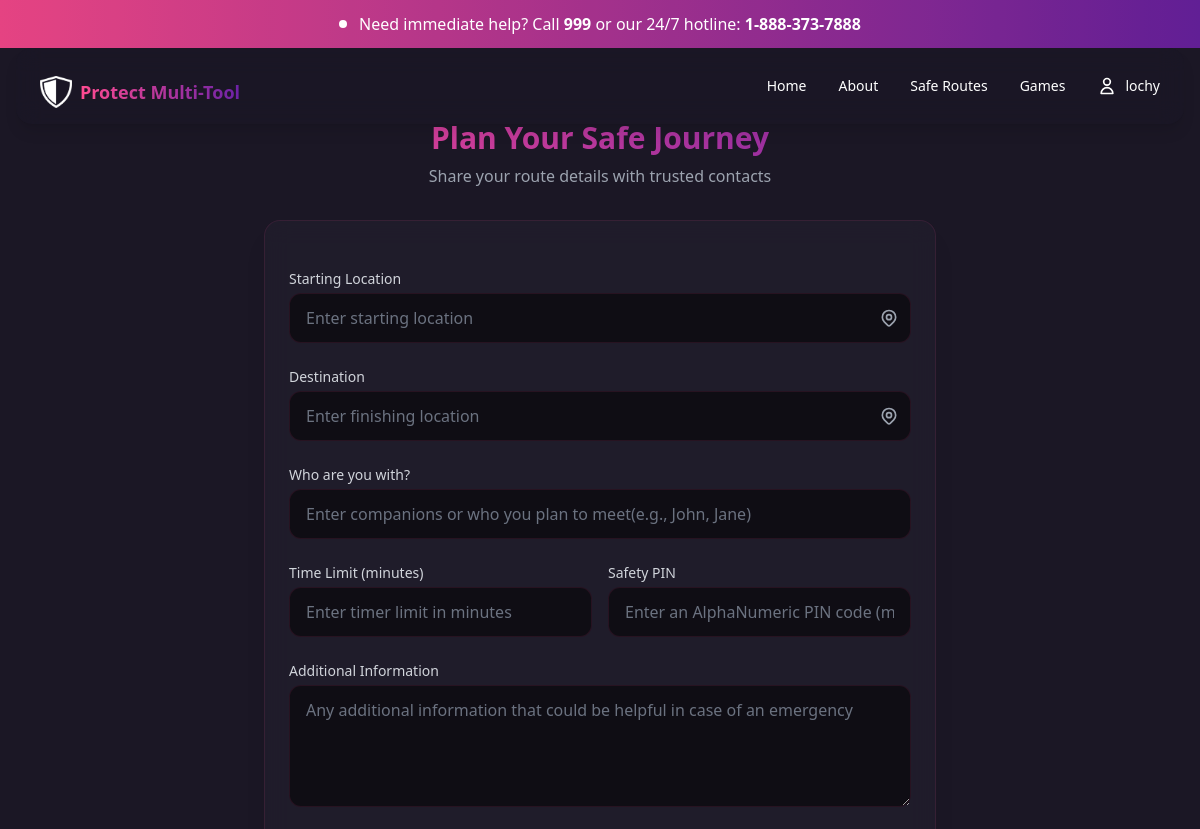
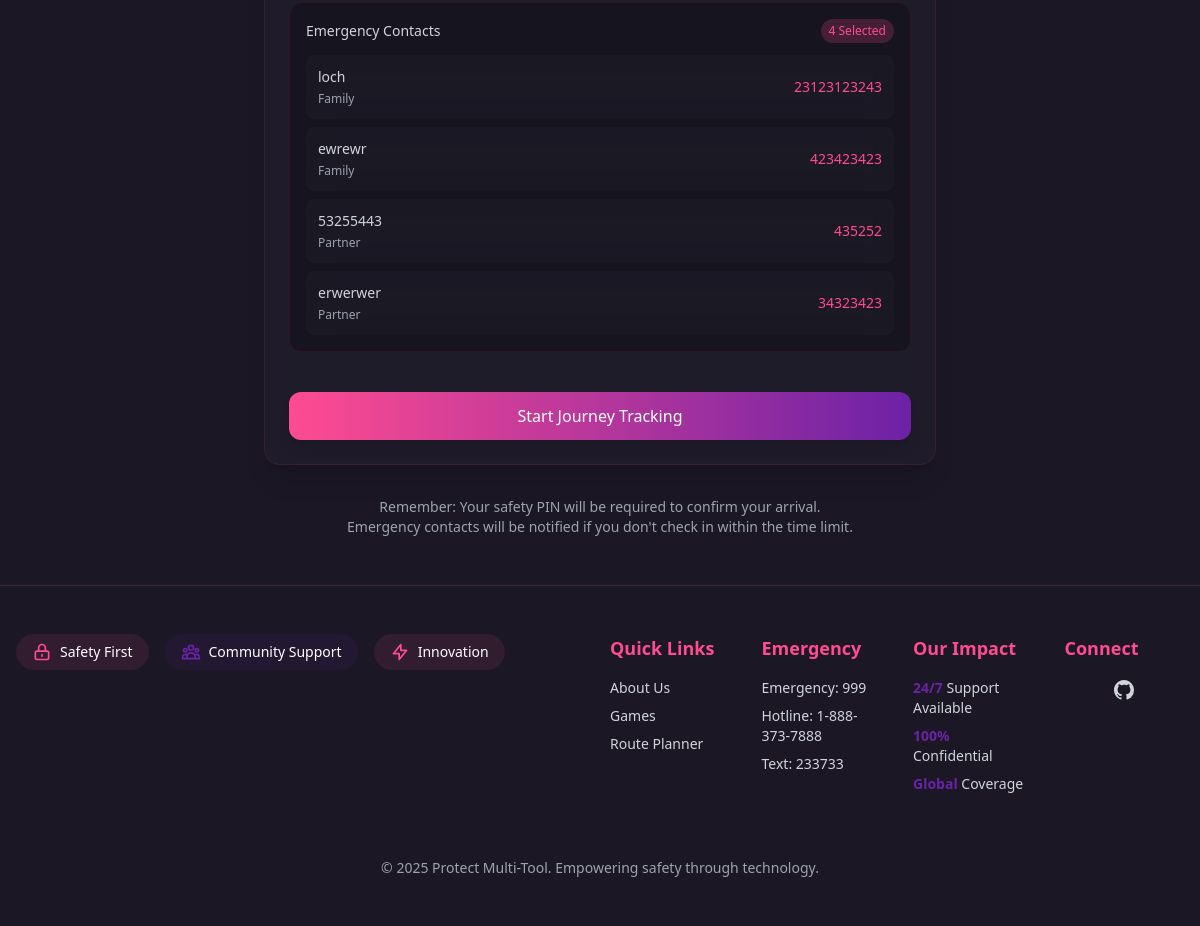
The app's page /routes/planner/ (signed in) with its own data (2 pictures, top to bottom).
### account_home/models.py (models this page shows, shortened)
class EmergencyContact(models.Model):
    user = models.ForeignKey(User, on_delete=models.CASCADE, related_name='emergency_contacts')
    name = models.CharField(max_length=100)
    phone = models.CharField(max_length=15)
    relationship = models.CharField(max_length=50)

### route_planner/views.py (the view)
# urls.py: path('', views.home, name='home'),  # This will redirect to your main route planner page,
@login_required
def planner(request):
    print(f"Current user: {request.user.username}")
    contacts = EmergencyContact.objects.filter(user=request.user)
    emergency_contacts_check = contacts
    print(f"Number of contacts found: {contacts.count()}")
    for contact in contacts:
        print(f"Found contact: {contact.name}, {contact.phone}")
    if request.method == 'POST':
        form = PlannedRouteForm(request.POST)
        if form.is_valid():
            planned_route = form.save(commit=False)
            planned_route.user = request.user
            planned_route.save()
            return redirect('route_planner:timer', id=planned_route.id)
    else:
        form = PlannedRouteForm()
    context = {
        'form': form,
        'contacts' : contacts,
        'emergency_contacts_check': emergency_contacts_check
    }
    print(f"Context contacts count: {contacts.count()}")
    return render(request, 'route_planner/planner.html', context)

### route_planner/templates/route_planner/planner.html (shortened to what this page needs)
{% extends 'base.html' %}
{% block content %}
<div class="text-center mb-8">
    <h1 class="text-3xl font-bold bg-gradient-to-r from-accent to-secondary bg-clip-text text-transparent mb-2">
    </h1>
    <p class="text-gray-400">Share your route details with trusted contacts</p>
</div>
{% if emergency_contacts_check %}
<div class="max-w-2xl mx-auto">
    <div class="backdrop-blur-md bg-neutral-light/30 rounded-2xl p-6 shadow-xl border border-accent/10">
        <form method="post" class="space-y-6">
            <div>
                <label class="block text-sm font-medium text-gray-300 mb-1">
                    Starting Location
                </label>
                <div class="relative">
                    {{ form.starting_location }}
                    <div class="absolute inset-y-0 right-0 flex items-center pr-3">
                    </div>
                </div>
            </div>
            <div>
                <label class="block text-sm font-medium text-gray-300 mb-1">
                    Destination
                </label>
                <div class="relative">
                    {{ form.finishing_location }}
                    <div class="absolute inset-y-0 right-0 flex items-center pr-3">
                    </div>
                </div>
            </div>
            <div>
                <label class="block text-sm font-medium text-gray-300 mb-1">
                    Who are you with?
                </label>
                {{ form.with_who }}
            </div>
            <div class="grid grid-cols-1 md:grid-cols-2 gap-4">
                <div>
                    <label class="block text-sm font-medium text-gray-300 mb-1">
                        Time Limit (minutes)
                    </label>
                    {{ form.time_limit }}
                </div>
                <div>
                    <label class="block text-sm font-medium text-gray-300 mb-1">
                        Safety PIN
                    </label>
                    {{ form.pin_code }}
                </div>
            </div>
            <div>
                <label class="block text-sm font-medium text-gray-300 mb-1">
                    Additional Information
                </label>
                {{ form.additional_info }}
            </div>
            {% if contacts.exists %}
            <div class="bg-neutral-dark/50 rounded-xl p-4 border border-accent/10">
                <div class="flex items-center justify-between mb-3">
                    <h3 class="text-sm font-medium text-gray-300">Emergency Contacts</h3>
                    <span class="px-2 py-1 text-xs rounded-full bg-accent/20 text-accent">
                        {{ contacts.count }} Selected
                    </span>
                </div>
                <div class="space-y-2">
                    {% for contact in contacts %}
                    <div
                        class="flex items-center justify-between text-sm backdrop-blur-md bg-neutral-light/30 rounded-lg p-3">
                        <div class="space-y-1">
                            <span class="text-gray-300">{{ contact.name }}</span>
                            <p class="text-xs text-gray-400">{{ contact.relationship }}</p>
                        </div>
                        <span class="text-accent">{{ contact.phone }}</span>
                    </div>
                    {% endfor %}
                </div>
            </div>
            {% endif %}
            <div class="pt-4">
                <button type="submit"
                    class="w-full px-6 py-3 rounded-xl bg-gradient-to-r from-accent to-secondary hover:from-accent-light hover:to-secondary-light text-white font-medium shadow-lg transform transition-all hover:scale-105">
                    Start Journey Tracking
                </button>
            </div>
        </form>
    </div>
    {% else %}
    <a href="{% url 'account_home:add_emergency_contact' %}"
        class="mt-10 w-full px-4 py-10 font-medium bg-amber-500 text-2xl text-white rounded-xl hover:bg-opacity-80 transition-all transform hover:scale-105 shadow-lg text-center block">
        Please add emergency contacts to use this feature
    </a>
    {% endif %}
    <div class="mt-8 text-center">
        <p class="text-sm text-gray-400">
            Remember: Your safety PIN will be required to confirm your arrival.
            <br>
            Emergency contacts will be notified if you don't check in within the time limit.
        </p>
    </div>
</div>
{% endblock %}

### templates/base.html (shortened to what this page needs)
{% load static %}
<!DOCTYPE html>
<html lang="en">
<head>
    <script src="https://cdn.tailwindcss.com"></script>
</head>
<body class="min-h-screen flex flex-col bg-neutral text-white">
    <div class="fixed top-0 left-0 w-full bg-gradient-to-r from-accent to-secondary text-white z-50">
        <div class="absolute top-0 left-0 w-full h-full bg-black/10"></div>
        <div class="max-w-7xl mx-auto px-4 py-3 relative">
            <div class="flex items-center justify-center space-x-3">
                <span class="animate-pulse h-2 w-2 bg-white rounded-full"></span>
                <p class="text-sm md:text-base text font-medium">
                    Need immediate help? Call <span class="font-bold">999</span> or our 24/7 hotline: <span class="font-bold">1-888-373-7888</span>
                </p>
            </div>
        </div>
    </div>
    <nav class="fixed w-full z-40 top-9 h-16">
        <div class="mx-auto px-4 py-3">
            <div class="backdrop-blur-md bg-neutral/70 rounded-2xl shadow-lg px-6 py-4">
                <div class="flex justify-between items-center">
                    <div class="pt-3 flex items-center space-x-4">
                        <a href="{% url 'home_page:home' %}" class="flex items-center space-x-2">
                            <img src="{% static 'home_page/logo.png' %}" alt="Logo" class="h-8 w-8">
                            <span class="text-2xl md:text-lg sm:text-md font-bold bg-gradient-to-r from-accent to-secondary bg-clip-text text-transparent">
                            </span>
                        </a>
                    </div>
                    <div class="hidden md:flex items-center space-x-8">
                        {% block navigation %}
                        <a href="{% url 'home_page:home' %}" class="text-sm font-medium hover:text-accent transition-colors">Home</a>
                        <a href="{% url 'home_page:about' %}" class="text-sm font-medium hover:text-accent transition-colors">About</a>
                        {% endblock %}
                        {% if user.is_authenticated %}
                        <a href="{% url 'route_planner:planner' %}" class="text-sm font-medium hover:text-accent transition-colors">Safe Routes
                        </a>
                        <a href="{% url 'game:home' %}" class="text-sm font-medium hover:text-accent transition-colors flex items-center">
                            <span>Games</span>
                        </a>
                        <div x-data="{ open: false }" class="relative">
                            <button @click="open = !open" class="flex items-center space-x-2 text-sm font-medium hover:text-accent transition-colors">
                                <svg class="w-5 h-5" fill="none" stroke="currentColor" viewBox="0 0 24 24">
                                    <path stroke-linecap="round" stroke-linejoin="round" stroke-width="2" d="M16 7a4 4 0 11-8 0 4 4 0 018 0zM12 14a7 7 0 00-7 7h14a7 7 0 00-7-7z"/>
                                </svg>
                                <span>{{ user.profile.first_name|default:user.username }}</span>
                            </button>
                        </div>
                        {% endif %}
                    </div>
                </div>
                </div>
            </div>
    </nav>
    <main class="flex-grow container mx-auto px-4 pt-20 mt-10 pb-12">
        {% block content %}{% endblock %}
    </main>
    <footer class="bg-neutral border-t border-accent/20">
        <div class="max-w-7xl mx-auto px-4 py-12">
            <div class="flex flex-col gap-5 lg:flex-row">
                <div class="mb-10 flex flex-col items-center lg:items-start lg:w-1/2">
                    <div class="flex flex-wrap gap-4">
                        <div class="flex items-center space-x-2 bg-accent/10 rounded-full px-4 py-2">
                            <svg class="w-5 h-5 text-accent" fill="none" stroke="currentColor" viewBox="0 0 24 24">
                                <path stroke-linecap="round" stroke-linejoin="round" stroke-width="2" d="M12 15v2m-6 4h12a2 2 0 002-2v-6a2 2 0 00-2-2H6a2 2 0 00-2 2v6a2 2 0 002 2zm10-10V7a4 4 0 00-8 0v4h8z"/>
                            </svg>
                            <span class="text-sm text-white">Safety First</span>
                        </div>
                        <div class="flex items-center space-x-2 bg-secondary/10 rounded-full px-4 py-2">
                            <span class="text-sm text-white">Community Support</span>
                        </div>
                        <div class="flex items-center space-x-2 bg-accent/10 rounded-full px-4 py-2">
                            <svg class="w-5 h-5 text-accent" fill="none" stroke="currentColor" viewBox="0 0 24 24">
                                <path stroke-linecap="round" stroke-linejoin="round" stroke-width="2" d="M13 10V3L4 14h7v7l9-11h-7z"/>
                            </svg>
                            <span class="text-sm text-white">Innovation</span>
                        </div>
                    </div>
                </div>
                <div class="flex flex-col items-center lg:items-start lg:w-1/2">
                    <div class="grid grid-cols-2 sm:grid-cols-4 lg:grid-cols-4 gap-8">
                        <div class="text-center lg:text-left">
                            <h3 class="text-lg font-bold text-accent mb-4">Quick Links</h3>
                            <ul class="space-y-2 text-sm text-gray-300">
                                <li><a href="{% url 'home_page:about' %}" class="hover:text-accent transition-colors">About Us</a></li>
                                <li><a href="{% url 'game:home' %}" class="hover:text-accent transition-colors">Games</a></li>
                                <li><a href="{% url 'route_planner:planner' %}" class="hover:text-accent transition-colors">Route Planner</a></li>
                            </ul>
                        </div>
                        <div class="text-center lg:text-left">
                            <h3 class="text-lg font-bold text-accent mb-4">Emergency</h3>
                            <ul class="space-y-2 text-sm text-gray-300">
                                <li>Emergency: 999</li>
                                <li>Hotline: {% if emergency_hotline %}{{ emergency_hotline }}{% else %}1-888-373-7888{% endif %}</li>
                                <li>Text: {% if emergency_text %}{{ emergency_text }}{% else %}233733{% endif %}</li>
                            </ul>
                        </div>
                        <div class="text-center lg:text-left">
                            <h3 class="text-lg font-bold text-accent mb-4">Our Impact</h3>
                            <ul class="space-y-2 text-sm">
                                <li class="text-gray-300">
                                    <span class="text-secondary font-bold">24/7</span> Support Available
                                </li>
                                <li class="text-gray-300">
                                    <span class="text-secondary font-bold">100%</span> Confidential
                                </li>
                                <li class="text-gray-300">
                                    <span class="text-secondary font-bold">Global</span> Coverage
                                </li>
                            </ul>
                        </div>
                        <div class="text-center lg:text-left">
                            <h3 class="text-lg font-bold text-accent mb-4">Connect</h3>
                            <div class="flex justify-center space-x-4">
                                <a href="https://github.com/3disturbed/Protect_Multitool/blob/main/README.md"
                                class="text-gray-300 hover:text-accent transition-colors">
                                </a>
                            </div>
                        </div>
                    </div>
                </div>
            </div>
            <div class="mt-10 pt-6 text-center text-sm text-gray-400">
                <p>&copy; {% now "Y" %} Protect Multi-Tool. {% block footer_tagline %}Empowering safety through technology.{% endblock %}</p>
            </div>
        </div>
    </footer>
</body>
</html>

### records on screen
EmergencyContact: name "loch", relationship "Family", phone "23123123243"
EmergencyContact: name "ewrewr", relationship "Family", phone "423423423"
EmergencyContact: name "53255443", relationship "Partner", phone "435252"
EmergencyContact: name "erwerwer", relationship "Partner", phone "34323423"

### other values on screen
{{ user.profile.first_name|default:user.username }} "lochy"
{{ contacts.count }} "4"
